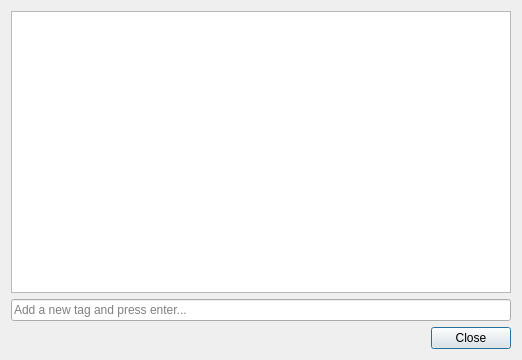
<?xml version="1.0" encoding="UTF-8"?>
<ui version="4.0">
 <class>Note_EditTags</class>
 <widget class="QDialog" name="Note_EditTags">
  <property name="geometry">
   <rect>
    <x>0</x>
    <y>0</y>
    <width>522</width>
    <height>360</height>
   </rect>
  </property>
  <property name="windowTitle">
   <string>Dialog</string>
  </property>
  <layout class="QVBoxLayout" name="verticalLayout">
   <item>
    <widget class="QListWidget" name="tagList"/>
   </item>
   <item>
    <widget class="QLineEdit" name="tagInput">
     <property name="placeholderText">
      <string>Add a new tag and press enter...</string>
     </property>
    </widget>
   </item>
   <item>
    <widget class="QDialogButtonBox" name="buttonBox">
     <property name="orientation">
      <enum>Qt::Horizontal</enum>
     </property>
     <property name="standardButtons">
      <set>QDialogButtonBox::Close</set>
     </property>
    </widget>
   </item>
  </layout>
 </widget>
 <resources/>
 <connections>
  <connection>
   <sender>buttonBox</sender>
   <signal>accepted()</signal>
   <receiver>Note_EditTags</receiver>
   <slot>accept()</slot>
   <hints>
    <hint type="sourcelabel">
     <x>248</x>
     <y>254</y>
    </hint>
    <hint type="destinationlabel">
     <x>157</x>
     <y>274</y>
    </hint>
   </hints>
  </connection>
  <connection>
   <sender>buttonBox</sender>
   <signal>rejected()</signal>
   <receiver>Note_EditTags</receiver>
   <slot>reject()</slot>
   <hints>
    <hint type="sourcelabel">
     <x>316</x>
     <y>260</y>
    </hint>
    <hint type="destinationlabel">
     <x>286</x>
     <y>274</y>
    </hint>
   </hints>
  </connection>
 </connections>
</ui>
